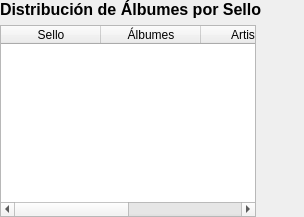
               <widget class="QWidget" name="verticalLayout_labels_top">
                <layout class="QVBoxLayout" name="verticalLayout_28">
                 <property name="leftMargin">
                  <number>0</number>
                 </property>
                 <property name="topMargin">
                  <number>0</number>
                 </property>
                 <property name="rightMargin">
                  <number>0</number>
                 </property>
                 <property name="bottomMargin">
                  <number>0</number>
                 </property>
                 <item>
                  <widget class="QWidget" name="widget_7" native="true">
                   <layout class="QHBoxLayout" name="horizontalLayout_5">
                    <property name="leftMargin">
                     <number>0</number>
                    </property>
                    <property name="topMargin">
                     <number>0</number>
                    </property>
                    <property name="rightMargin">
                     <number>0</number>
                    </property>
                    <property name="bottomMargin">
                     <number>0</number>
                    </property>
                    <item>
                     <widget class="QWidget" name="widget_10" native="true">
                      <layout class="QVBoxLayout" name="verticalLayout_30">
                       <property name="leftMargin">
                        <number>0</number>
                       </property>
                       <property name="topMargin">
                        <number>0</number>
                       </property>
                       <property name="rightMargin">
                        <number>0</number>
                       </property>
                       <property name="bottomMargin">
                        <number>0</number>
                       </property>
                       <item>
                        <widget class="QLabel" name="label_labels_title">
                         <property name="styleSheet">
                          <string>font-size: 16px; font-weight: bold;</string>
                         </property>
                         <property name="text">
                          <string>Distribución de Álbumes por Sello</string>
                         </property>
                        </widget>
                       </item>
                       <item>
                        <widget class="QTableWidget" name="table_labels">
                         <property name="sizePolicy">
                          <sizepolicy hsizetype="Fixed" vsizetype="Expanding">
                           <horstretch>0</horstretch>
                           <verstretch>0</verstretch>
                          </sizepolicy>
                         </property>
                         <column>
                          <property name="text">
                           <string>Sello</string>
                          </property>
                         </column>
                         <column>
                          <property name="text">
                           <string>Álbumes</string>
                          </property>
                         </column>
                         <column>
                          <property name="text">
                           <string>Artistas</string>
                          </property>
                         </column>
                         <column>
                          <property name="text">
                           <string>Canciones</string>
                          </property>
                         </column>
                        </widget>
                       </item>
                      </layout>
                     </widget>
                    </item>
                    <item>
                     <widget class="QWidget" name="widget_12" native="true">
                      <layout class="QVBoxLayout" name="verticalLayout_23">
                       <item>
                        <widget class="QStackedWidget" name="chart_sello_stacked">
                         <widget class="QWidget" name="chart_sellos_porcentaje">
                          <layout class="QVBoxLayout" name="verticalLayout_8">
                           <item>
                            <widget class="QWidget" name="chart_container_labels" native="true">
                             <layout class="QVBoxLayout" name="verticalLayout_31">
                              <property name="leftMargin">
                               <number>0</number>
                              </property>
                              <property name="topMargin">
                               <number>0</number>
                              </property>
                              <property name="rightMargin">
                               <number>0</number>
                              </property>
                              <property name="bottomMargin">
                               <number>0</number>
                              </property>
                             </layout>
                            </widget>
                           </item>
                          </layout>
                         </widget>
                         <widget class="QWidget" name="chart_sello_artistas">
                          <layout class="QVBoxLayout" name="verticalLayout_32"/>
                         </widget>
                        </widget>
                       </item>
                      </layout>
                     </widget>
                    </item>
                   </layout>
                  </widget>
                 </item>
                </layout>
               </widget>
